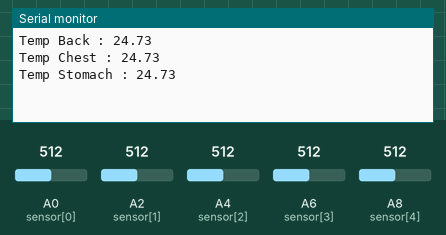
Bench run of a sketch on a simulated Arduino Mega 2560, built with avr-gcc and run on an emulated ATmega2560. Parts: the last lines printed to the serial monitor. The inputs (shaded band) are chosen by the test bench; at power-on: A2 (sensor[1]) = 512, A4 (sensor[2]) = 512, A8 (sensor[4]) = 512, A6 (sensor[3]) = 512, A0 (sensor[0]) = 512.

Above: at 1.2 s.
1.3 s: A2 (sensor[1]) set to 90
At 2.7 s:
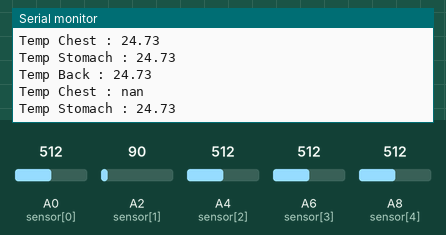
4.3 s: A4 (sensor[2]) set to 90
At 5.8 s:
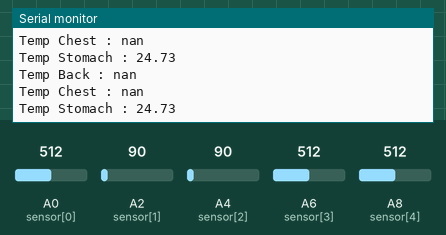
7.3 s: A2 (sensor[1]) set to 110
At 8.6 s:
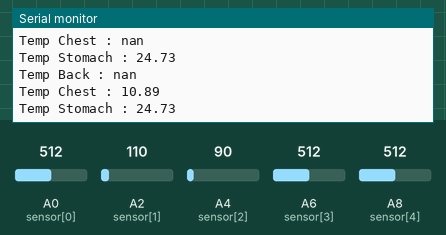
8.8 s: A8 (sensor[4]) set to 306
At 9.6 s:
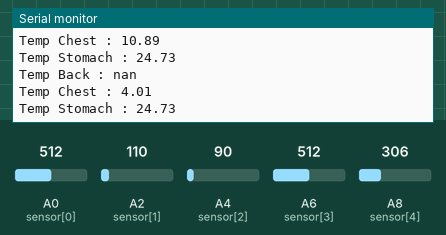
10.3 s: A4 (sensor[2]) set to 110
At 11.6 s:
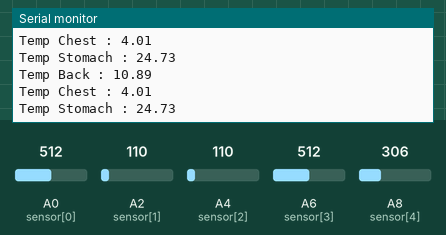
11.8 s: A6 (sensor[3]) set to 306
At 12.8 s:
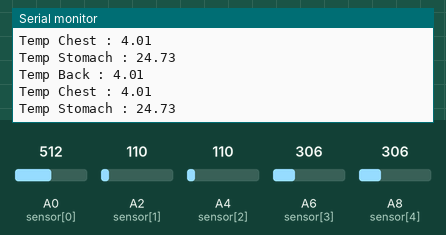
Timing chart, 0 to 14.3 s (numbered marks = the images above; inputs shaded):
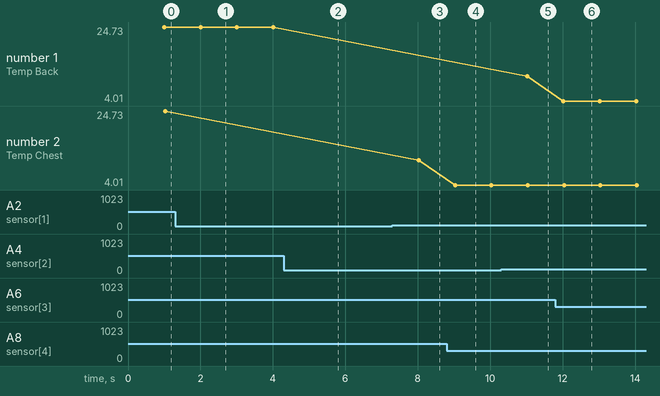

Measured:
- after the input at 1.3 s, the serial monitor: prints a new line after 0.72 s (image 1)
- after the input at 4.3 s, the serial monitor: prints a new line after 0.71 s (image 2)
- after the input at 7.3 s, the serial monitor: prints a new line after 0.73 s (image 3)
- after the input at 8.8 s, the serial monitor: prints a new line after 0.23 s (image 4)
- after the input at 10.3 s, the serial monitor: prints a new line after 0.72 s (image 5)
- after the input at 11.8 s, the serial monitor: prints a new line after 0.22 s (image 6)
- plotted number 2: 24.73 → 10.89 after the input at 7.3 s, 10.89 → 4.01 after the input at 8.8 s

The sketch:

Thermistor_10k_-_All.ino
```cpp
int sensor[5] = {A0, A2, A4, A6, A8};
#define R 10000
int v[5]= {0,0,0,0,0};
int R2[5] = {0,0,0,0,0};
float temperature[5] = {0,0,0,0,0};
float logR2[5] = {0,0,0,0,0};
float c1 = 1.009249522e-03, c2 = 2.378405444e-04, c3 = 2.019202697e-07;
float temp1, temp2, temp3, temp4, temp5;
float tempBack, tempStomach, tempChest, tempBody, lastTemp;
long lastMillis, lastRead;

//A0 = perut
//A1 =
//A2 = punggung kiri
//A3 = punggung kanan
//A4 = dada kanan
void setup() {
  Serial.begin(9600);
  for(int i = 0; i<5;i++){
    pinMode(sensor[i], INPUT);
  }
}

void loop() {
//  Serial.println("why");
  TempRead();
}

void TempRead() {
  if (millis() - lastMillis > 100){
    for(int i=0; i<5; i++){
        v[i] = analogRead(sensor[i]);
        R2[i] = R * (1023.0 / (float)v[i] - 1.0);
        logR2[i] = log(R2[i]);
        temperature[i] = (1.0 / (c1 + c2*logR2[i] + c3*logR2[i]*logR2[i]*logR2[i]));
        temperature[i] = temperature[i] - 273.15;
      }
  temp1 = temperature[0];
  temp2 = temperature[1];
  temp3 = temperature[2];
  temp4 = temperature[3];
  temp5 = temperature[4];
  //Filter Data
  if (temp3 - temp4 > 4) temp3 = temp4;
  else if (temp4 - temp3 > 4) temp4 = temp3;
  if (temp2 - temp5 > 4) temp2 = temp5;
  else if (temp5 - temp2 > 4) temp5 = temp2;
  if (abs(lastTemp - temp1) < 4 || lastTemp == 0) lastTemp = temp1;
  //Rata-Rata Data
  tempBack = (temp3 + temp4) / 2;
  tempChest = (temp2 + temp5) / 2;
  tempStomach = lastTemp;
//  tempBody = (tempBack + tempChest + tempStomach) / 3;
  lastMillis = millis();
  }
  if (millis() - lastRead > 1000){
//    Serial.print("Temp 1 : ");Serial.println(temp1);
//    Serial.print("Temp 2 : ");Serial.println(temp2);
//    Serial.print("Temp 3 : ");Serial.println(temp3);
//    Serial.print("Temp 4 : ");Serial.println(temp4);
//    Serial.print("Temp 5 : ");Serial.println(temp5);
    Serial.print("Temp Back : ");Serial.println(tempBack);
    Serial.print("Temp Chest : ");Serial.println(tempChest);
    Serial.print("Temp Stomach : ");Serial.println(tempStomach);
//    Serial.print("Temp Body : ");Serial.println(tempBody);
    lastRead = millis();
  }
}
```
